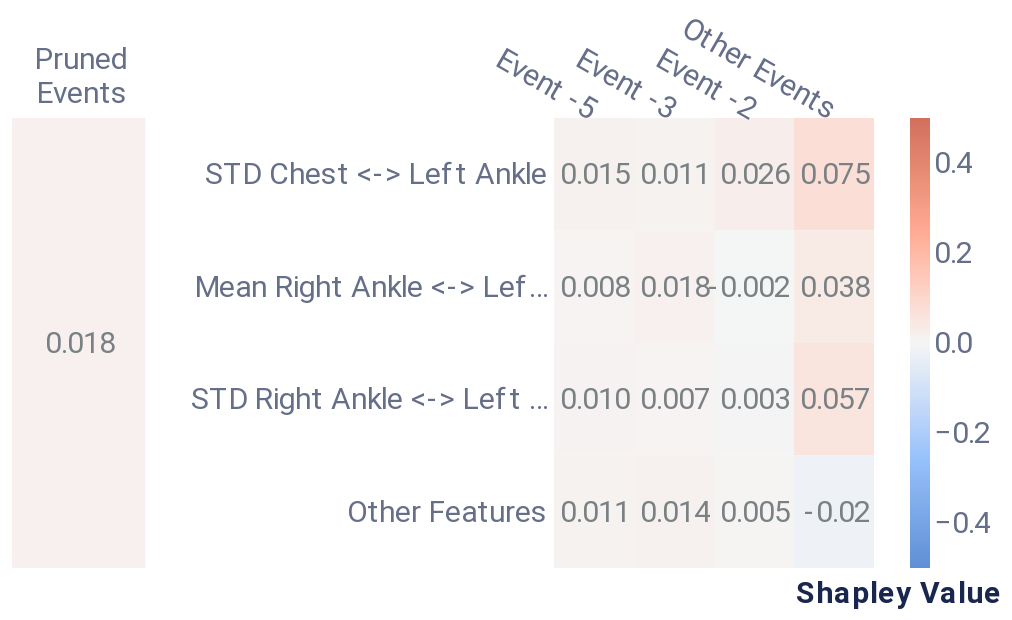

Source (notebook cell):
### Markdown cell above
##### Cell-level explanation

### Code cell
cell_dict = {'rs': 42, 'nsamples': 32000, 'top_x_events': 3, 'top_x_feats': 3}
cell_data = local_cell_level(f_hs, pos_x_data, cell_dict, event_data, feature_data, positive_sequence_id, sequence_id_feat, average_event, pruning_idx)
feat_names = list(feature_data['Feature'].values)[:-1] # exclude pruned events
cell_plot = plot_cell_level(cell_data, feat_names, feature_dict.get('plot_features'))
cell_plot

### Figure 1 — Vega-Lite specification as saved in the notebook (floating-point values rounded to 4 significant figures)
{"config": {"axis": {"domain": true, "domainColor": "#666F89", "grid": false, "gridCap": "round", "gridColor": "#B3B7C4", "gridDash": [2, 4], "gridWidth": 0.5, "labelColor": "#666F89", "labelFont": "Roboto, Arial, sans-serif", "labelPadding": 2, "tickColor": "#666F89", "tickOpacity": 0.5, "tickSize": 4, "titleColor": "#19274E", "titleFont": "Roboto, Arial, sans-serif", "titleFontSize": 12}, "axisBand": {"domain": true, "labelPadding": 4, "ticks": false}, "axisY": {"domain": false, "titleAlign": "left", "titleAngle": 0, "titleX": -20, "titleY": -10}, "legend": {"labelColor": "#666F89", "labelFont": "Roboto, Arial, sans-serif", "labelFontSize": 12, "symbolSize": 40, "titleColor": "#19274E", "titleFont": "Roboto, Arial, sans-serif", "titleFontSize": 12, "titlePadding": 4}, "arc": {"stroke": "#FFFFFF", "strokeWidth": 1}, "bar": {"fill": "#2770EB", "stroke": null}, "line": {"stroke": "#2770EB", "strokeWidth": 2}, "path": {"stroke": "#2770EB", "strokeWidth": 0.5}, "point": {"fill": "#2770EB", "shape": "circle", "filled": true}, "rect": {"fill": "#2770EB"}, "rule": {"stroke": "#666F89"}, "shape": {"stroke": "#2770EB"}, "text": {"color": "#19274E", "font": "Roboto, Arial, sans-serif", "fontSize": 12}, "range": {"category": ["#2770EB", "#77B98A", "#DA5252", "#FFC400", "#A87AEA", "#00A39E", "#19274E"], "diverging": ["#006360", "#2BB3AE", "#96D9D7", "#FFFFFF", "#EDAAAA", "#DA5252", "#811D1D"], "heatmap": ["#18448F", "#1B4EA5", "#2770EB", "#4C88EE", "#82ACF3", "#A6C4F7", "#E9F1FD"], "ramp": ["#18448F", "#1B4EA5", "#2770EB", "#4C88EE", "#82ACF3", "#A6C4F7", "#E9F1FD"]}, "background": "#FFFFFF", "group": {"fill": "#FFFFFF"}, "header": {"labelColor": "#19274E", "labelFont": "Roboto, Arial, sans-serif", "labelFontSize": 12, "titleColor": "#19274E", "titleFont": "Roboto, Arial, sans-serif", "titleFontSize": 16}, "title": {"anchor": "start", "color": "#19274E", "font": "Roboto, Arial, sans-serif", "fontSize": 20, "fontWeight": "bold", "offset": 20, "subtitleColor": "#19274E", "subtitleFontSize": 16}, "view": {"continuousHeight": 300, "continuousWidth": 400, "stroke": "transparent"}}, "hconcat": [{"layer": [{"mark": "rect", "encoding": {"color": {"field": "rounded", "legend": null, "scale": {"domain": [-0.5, 0.5], "range": ["#5f8fd6", "#99c3fb", "#f5f5f5", "#ffaa92", "#d16f5b"]}, "title": null, "type": "quantitative"}, "x": {"axis": {"titleFontSize": 15}, "field": "Event", "type": "nominal"}, "y": {"axis": {"domain": false, "labels": false, "title": null}, "field": "Feature", "type": "nominal"}}}, {"mark": {"type": "text", "align": "right", "baseline": "middle", "color": "#798184", "dx": 18, "fontSize": 15}, "encoding": {"text": {"field": "rounded_str", "type": "nominal"}, "x": {"axis": {"domain": false, "labelAngle": 0, "labelFontSize": 15, "labelOffset": 24, "labelPadding": 30, "orient": "top", "title": null}, "field": "Event", "type": "nominal"}, "y": {"axis": {"domain": false, "labels": false, "title": null}, "field": "Feature", "type": "nominal"}}}], "data": {"name": "data-7596bfc1153e245037a7c176b16795e7"}, "height": 225, "width": 66.67}, {"layer": [{"mark": "rect", "encoding": {"color": {"field": "rounded", "legend": {"gradientLength": 225, "gradientThickness": 10, "labelFontSize": 15, "orient": "right"}, "scale": {"domain": [-0.5, 0.5], "range": ["#5f8fd6", "#99c3fb", "#f5f5f5", "#ffaa92", "#d16f5b"]}, "title": null, "type": "quantitative"}, "x": {"axis": {"titleFontSize": 15}, "field": "Event", "sort": ["Event -5", "Event -3", "Event -2"], "type": "nominal"}, "y": {"axis": {"domain": false, "labelFontSize": 15, "title": null}, "field": "Feature", "sort": ["STD Chest <-> Left Ankle", "Mean Right Ankle <-> Left Ankle", "STD Right Ankle <-> Left Ankle"], "type": "nominal"}}}, {"mark": {"type": "text", "align": "right", "baseline": "middle", "color": "#798184", "dx": 18, "fontSize": 15}, "encoding": {"text": {"field": "rounded_str", "type": "nominal"}, "x": {"axis": {"domain": false, "labelAngle": 30, "labelFontSize": 15, "orient": "top", "title": "Shapley Value", "titleX": 172, "titleY": 245}, "field": "Event", "sort": ["Event -5", "Event -3", "Event -2"], "type": "nominal"}, "y": {"axis": {"domain": false, "labelFontSize": 15, "title": null}, "field": "Feature", "sort": ["STD Chest <-> Left Ankle", "Mean Right Ankle <-> Left Ankle", "STD Right Ankle <-> Left Ankle"], "type": "nominal"}}}], "data": {"name": "data-265a9fffece93df28633dffb35442762"}, "height": 225, "width": 160}], "resolve": {"scale": {"color": "independent"}}, "$schema": "https://vega.github.io/schema/vega-lite/v4.17.0.json", "datasets": {"data-7596bfc1153e245037a7c176b16795e7": [{"Event": ["Pruned", "Events"], "Feature": "Other features", "rounded": 0.018, "rounded_str": "0.018"}], "data-265a9fffece93df28633dffb35442762": [{"Event": "Other Events", "Feature": "STD Chest <-> Left Ankle", "Shapley Value": 0.07503, "rounded": 0.075, "rounded_str": "0.075"}, {"Event": "Other Events", "Feature": "STD Right Ankle <-> Left Ankle", "Shapley Value": 0.0567, "rounded": 0.057, "rounded_str": "0.057"}, {"Event": "Other Events", "Feature": "Mean Right Ankle <-> Left Ankle", "Shapley Value": 0.03805, "rounded": 0.038, "rounded_str": "0.038"}, {"Event": "Event -2", "Feature": "STD Chest <-> Left Ankle", "Shapley Value": 0.02609, "rounded": 0.026, "rounded_str": "0.026"}, {"Event": "Event -3", "Feature": "Mean Right Ankle <-> Left Ankle", "Shapley Value": 0.01787, "rounded": 0.018, "rounded_str": "0.018"}, {"Event": "Event -5", "Feature": "STD Chest <-> Left Ankle", "Shapley Value": 0.01461, "rounded": 0.015, "rounded_str": "0.015"}, {"Event": "Event -3", "Feature": "Other Features", "Shapley Value": 0.01387, "rounded": 0.014, "rounded_str": "0.014"}, {"Event": "Event -5", "Feature": "Other Features", "Shapley Value": 0.01065, "rounded": 0.011, "rounded_str": "0.011"}, {"Event": "Event -3", "Feature": "STD Chest <-> Left Ankle", "Shapley Value": 0.01063, "rounded": 0.011, "rounded_str": "0.011"}, {"Event": "Event -5", "Feature": "STD Right Ankle <-> Left Ankle", "Shapley Value": 0.00963, "rounded": 0.01, "rounded_str": "0.010"}, {"Event": "Event -5", "Feature": "Mean Right Ankle <-> Left Ankle", "Shapley Value": 0.007725, "rounded": 0.008, "rounded_str": "0.008"}, {"Event": "Event -3", "Feature": "STD Right Ankle <-> Left Ankle", "Shapley Value": 0.006663, "rounded": 0.007, "rounded_str": "0.007"}, {"Event": "Event -2", "Feature": "Other Features", "Shapley Value": 0.005125, "rounded": 0.005, "rounded_str": "0.005"}, {"Event": "Event -2", "Feature": "STD Right Ankle <-> Left Ankle", "Shapley Value": 0.00272, "rounded": 0.003, "rounded_str": "0.003"}, {"Event": "Event -2", "Feature": "Mean Right Ankle <-> Left Ankle", "Shapley Value": -0.002434, "rounded": -0.002, "rounded_str": "-0.002"}, {"Event": "Other Events", "Feature": "Other Features", "Shapley Value": -0.01979, "rounded": -0.02, "rounded_str": "-0.02"}]}}
